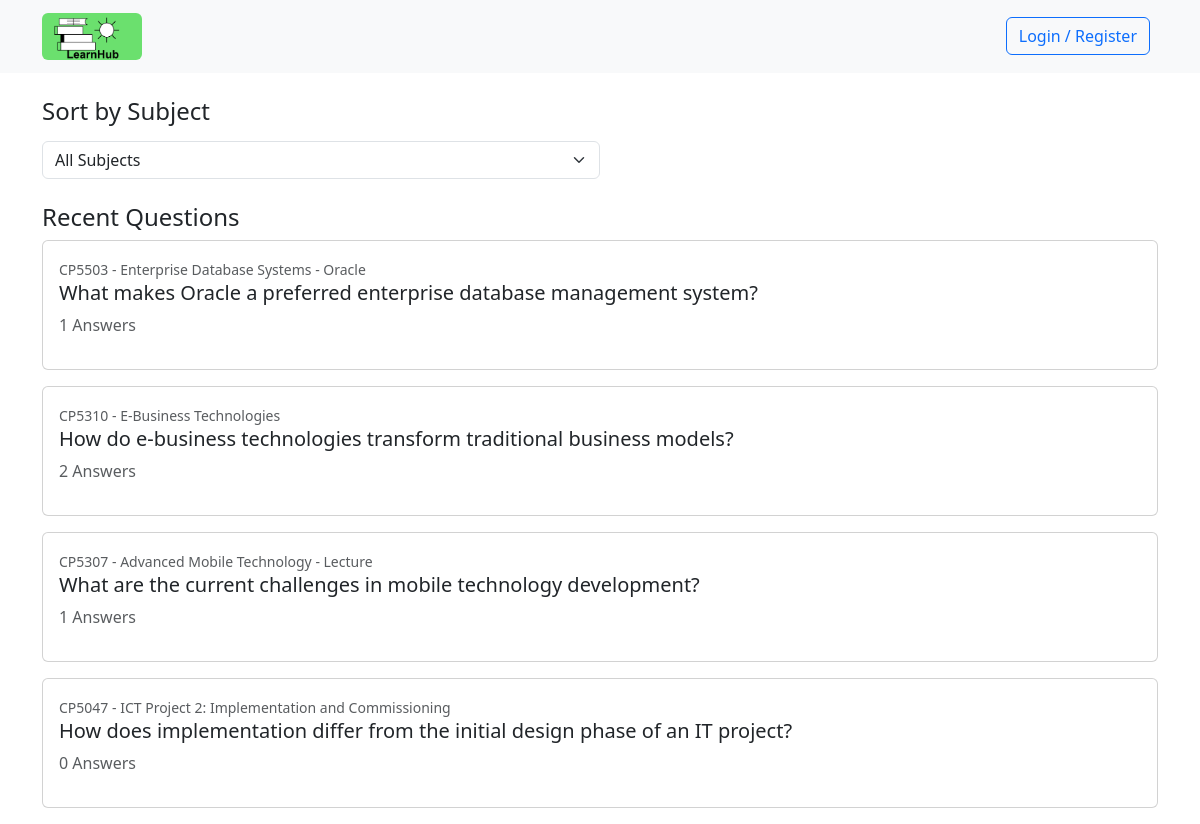
The page / on the database its author committed.
### tables this page shows
CREATE TABLE `questions` (
  `id` int(11) NOT NULL,
  `user_id` int(11) NOT NULL,
  `subject_id` int(11) NOT NULL,
  `question` text NOT NULL,
  `created_at` timestamp NOT NULL DEFAULT current_timestamp(),
  `approved` int(11) NOT NULL DEFAULT 0
);

### index.php (the view, shortened to what this page needs)
<?php
include 'db.php';
$subjects_query = "SELECT * FROM subjects";
$subjects_result = mysqli_query($conn, $subjects_query);
$subjects = [];
while ($subject_row = mysqli_fetch_assoc($subjects_result)) {
    $subjects[$subject_row['id']] = $subject_row['code'] . " - " . $subject_row['name'];
}
$questions_query = "SELECT q.*,
                   (SELECT COUNT(*) FROM answers a WHERE a.question_id = q.id AND a.approved = 1) AS answer_count
                   FROM questions q
                   WHERE q.approved = 1
                   ORDER BY q.created_at DESC
                   LIMIT 10";
$questions_result = mysqli_query($conn, $questions_query);
?>
<!DOCTYPE html>
<html lang="en">
<head>
    <link href="https://cdn.jsdelivr.net/npm/bootstrap@5.3.0/dist/css/bootstrap.min.css" rel="stylesheet">
</head>
<body>
    <nav class="navbar navbar-expand-lg navbar-light bg-light">
        <div class="container">
            <a class="navbar-brand" href="#">
                <img src="./images/logo.png" width="100px" height="50px" class="img-fluid rounded float-start" />
            </a>
            <div class="d-flex">
                <?php if(isset($_SESSION['jcu_number'])): ?>
                    <div class="d-flex gap-3 align-items-center">
                        <a href="dashboard.php" class="btn btn-outline-success">Dashboard</a>
                        <div class="dropdown">
                            <button class="btn btn-secondary dropdown-toggle" type="button" id="userDropdown" data-bs-toggle="dropdown" aria-expanded="false">
                                <?php echo $_SESSION['jcu_number']; ?>
                            </button>
                            <ul class="dropdown-menu dropdown-menu-end" aria-labelledby="userDropdown">
                                <li><a class="dropdown-item" href="logout.php">Logout</a></li>
                            </ul>
                        </div>
                    </div>
                <?php else: ?>
                    <a href="login_page.php" class="btn btn-outline-primary me-2">Login / Register</a>
                <?php endif; ?>
            </div>
        </div>
    </nav>
    <div class="container mt-4">
        <h4 class="mb-3">Sort by Subject</h4>
        <select id="subjectFilter" class="form-select w-50">
            <option value="">All Subjects</option>
        </select>
        <h4 class="mt-4">Recent Questions</h4>
        <div id="questionsList">
            <?php if (mysqli_num_rows($questions_result) > 0): ?>
                <?php while($row = mysqli_fetch_assoc($questions_result)): ?>
                    <div class="card mb-3">
                        <div class="card-body">
                            <small class="text-muted"><?= isset($subjects[$row['subject_id']]) ? $subjects[$row['subject_id']] : 'Unknown Subject' ?></small>
                            <h5 class="card-title">
                                <a href="question.php?id=<?= $row['id']; ?>" class="text-dark text-decoration-none">
                                    <?= htmlspecialchars($row['question']); ?>
                                </a>
                            </h5>
                            <p class="text-muted"><?= $row['answer_count']; ?> Answers</p>
                        </div>
                    </div>
                <?php endwhile; ?>
            <?php else: ?>
                <p class="text-muted">No questions available.</p>
            <?php endif; ?>
        </div>
    </div>
</body>
</html>

### rows shown on the page
questions: subject "CP5503 - Enterprise Database Systems - Oracle", question "What makes Oracle a preferred enterprise database management system?", answer_count "1"
questions: subject "CP5310 - E-Business Technologies", question "How do e-business technologies transform traditional business models?", answer_count "2"
questions: subject "CP5307 - Advanced Mobile Technology - Lecture", question "What are the current challenges in mobile technology development?", answer_count "1"
questions: subject "CP5047 - ICT Project 2: Implementation and Commissioning", question "How does implementation differ from the initial design phase of an IT project?", answer_count "0"
